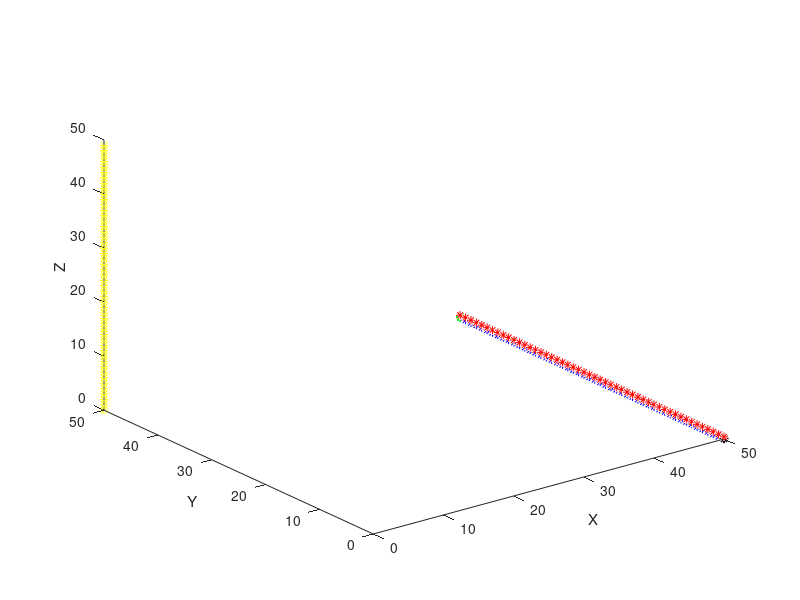

The MATLAB script that drew this image:
clf;

M1 = dlmread('surf_1.txt', '\t');
M2 = dlmread('surf_2.txt', '\t');
M3 = dlmread('surf_3.txt', '\t');
M4 = dlmread('surf_4.txt', '\t');
M5 = dlmread('surf_5.txt', '\t');
M6 = dlmread('surf_6.txt', '\t');

L1 = dlmread('north_linetest.txt', '\t');
L2 = dlmread('south_linetest.txt', '\t');
L3 = dlmread('east_linetest.txt', '\t');
L4 = dlmread('west_linetest.txt', '\t');

MT = dlmread('testtop.txt', '\t');
MTb = dlmread('testbottom.txt', '\t');
MTs = dlmread('testside.txt', '\t');

hold on

%plot3(M1(:,1), M1(:,2), M1(:,3), 'r*')
%plot3(M2(:,1), M2(:,2), M2(:,3), 'b*')
%plot3(M3(:,1), M3(:,2), M3(:,3), 'g*')
%plot3(M4(:,1), M4(:,2), M4(:,3), 'k*')
%plot3(M5(:,1), M5(:,2), M5(:,3), 'm*')
%plot3(M6(:,1), M6(:,2), M6(:,3), 'c*')

%plot3(MT(:,1), MT(:,2), MT(:,3), 'm*')
%plot3(MTb(:,1), MTb(:,2), MTb(:,3), 'c*')
plot3(MTs(:,1), MTs(:,2), MTs(:,3), 'y*')

plot3(L1(:,1), L1(:,2), L1(:,3), 'r*')
plot3(L2(:,1), L2(:,2), L2(:,3), 'b*')
plot3(L3(:,1), L3(:,2), L3(:,3), 'g*')
plot3(L4(:,1), L4(:,2), L4(:,3), 'k*')

xlabel('X')
ylabel('Y')
zlabel('Z')
view(3)
